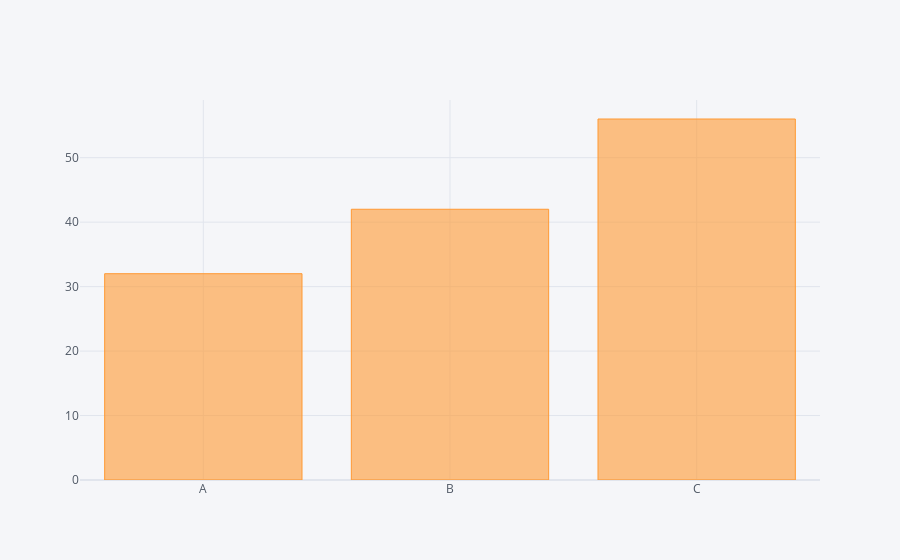

The notebook cell saved with this chart:
### Code cell
df2.iplot(kind='bar', x='Category', y='Values')

### Figure 1 — Plotly figure (JSON) as saved in the notebook; plotly's stock layout.template omitted (floating-point values rounded to 4 significant figures)
{"data": [{"marker": {"color": "rgba(255, 153, 51, 0.6)", "line": {"color": "rgba(255, 153, 51, 1.0)", "width": 1}}, "name": "Values", "orientation": "v", "text": "", "type": "bar", "x": ["A", "B", "C"], "y": [32, 42, 56]}], "layout": {"autosize": true, "legend": {"bgcolor": "#F5F6F9", "font": {"color": "#4D5663"}}, "paper_bgcolor": "#F5F6F9", "plot_bgcolor": "#F5F6F9", "title": {"font": {"color": "#4D5663"}}, "xaxis": {"autorange": true, "gridcolor": "#E1E5ED", "range": [-0.5, 2.5], "showgrid": true, "tickfont": {"color": "#4D5663"}, "title": {"font": {"color": "#4D5663"}, "text": ""}, "type": "category", "zerolinecolor": "#E1E5ED"}, "yaxis": {"autorange": true, "gridcolor": "#E1E5ED", "range": [0, 58.95], "showgrid": true, "tickfont": {"color": "#4D5663"}, "title": {"font": {"color": "#4D5663"}, "text": ""}, "type": "linear", "zerolinecolor": "#E1E5ED"}}}
